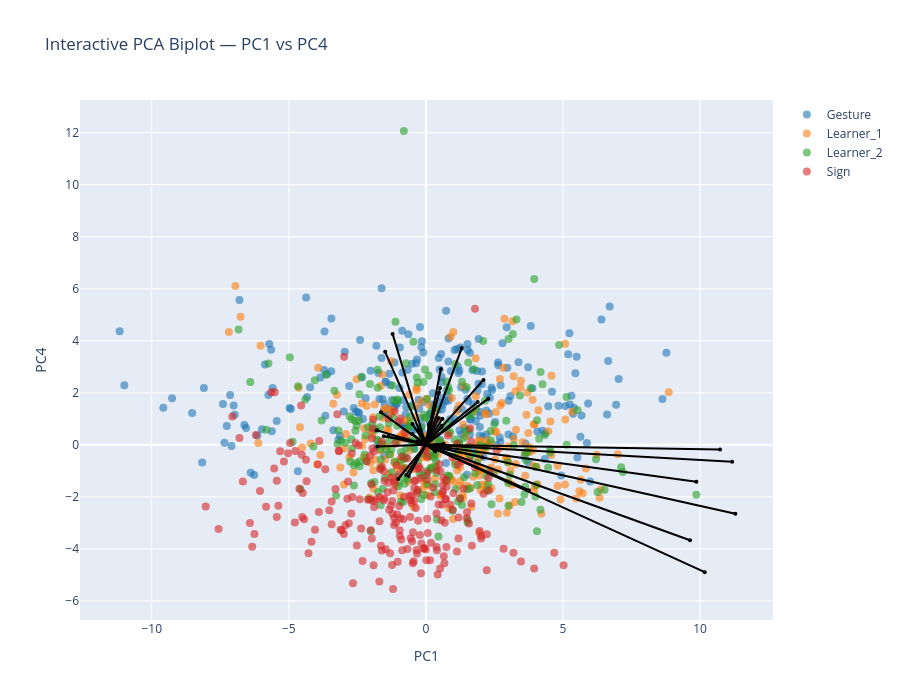

The notebook cell this image was saved under:
### Markdown cell above
### Biplot PC1-PC4

### Code cell
pcs_to_plot = [1, 4]  # PC1–PC2

sig_features_GS = (
    df_sig_vars_GS[
        (df_sig_vars_GS["sig_loading"]) &
        (df_sig_vars_GS["PC"].isin(pcs_to_plot))
    ]["feature"]
    .unique()
)

feature_names = df_clean.columns[:-1]
selected_vars = [feature_names.get_loc(f) for f in sig_features_GS if f in feature_names]

arrow_strength = (
    df_sig_vars_GS[df_sig_vars_GS["PC"].isin(pcs_to_plot)]
    .groupby("feature")["index_loading"]
    .mean()
    .to_dict()
)

interactive_PCA_biplot(
    score=x_new_GS, 
    coeff=loadings_GS, 
    labels=feature_names, 
    y=y, 
    selected_vars=selected_vars, 
    pc_x=pcs_to_plot[0], pc_y=pcs_to_plot[1],
    show_labels=False,
    le=le,
    arrow_strength=arrow_strength
)

# static plot
static_PCA_biplot(
    score=x_new_GS, 
    coeff=loadings_GS, 
    labels=feature_names, 
    y=y, 
    selected_vars=selected_vars, 
    pc_x=pcs_to_plot[0], pc_y=pcs_to_plot[1],
    show_labels=False,
    arrow_strength=arrow_strength,
    le=le,
    save_path=os.path.join(curfolder, "Plots", "PCA_GS_all_PC1_4_biplot.png")
)

### Figure 1 — Plotly figure (JSON) as saved in the notebook; plotly's stock layout.template omitted (floating-point values rounded to 4 significant figures; data arrays with more than 128 entries replaced by an {"elided": "..."} marker saying what was removed)
{"data": [{"hoverinfo": "text", "marker": {"color": "#1f77b4", "opacity": 0.6, "size": 8}, "mode": "markers", "name": "Gesture", "showlegend": true, "text": {"elided": "248 str values"}, "type": "scatter", "x": {"elided": "248 float values"}, "y": {"elided": "248 float values"}}, {"hoverinfo": "text", "marker": {"color": "#ff7f0e", "opacity": 0.6, "size": 8}, "mode": "markers", "name": "Learner_1", "showlegend": true, "text": {"elided": "244 str values"}, "type": "scatter", "x": {"elided": "244 float values"}, "y": {"elided": "244 float values"}}, {"hoverinfo": "text", "marker": {"color": "#2ca02c", "opacity": 0.6, "size": 8}, "mode": "markers", "name": "Learner_2", "showlegend": true, "text": {"elided": "240 str values"}, "type": "scatter", "x": {"elided": "240 float values"}, "y": {"elided": "240 float values"}}, {"hoverinfo": "text", "marker": {"color": "#d62728", "opacity": 0.6, "size": 8}, "mode": "markers", "name": "Sign", "showlegend": true, "text": {"elided": "239 str values"}, "type": "scatter", "x": {"elided": "239 float values"}, "y": {"elided": "239 float values"}}, {"hoverinfo": "text", "hovertext": "gross__magnitude__arm_speed_Gmean", "line": {"color": "black"}, "marker": {"size": 4}, "mode": "lines+markers", "showlegend": false, "textposition": "top center", "type": "scatter", "x": [0, 0.6518], "y": [0, 0.03632]}, {"hoverinfo": "text", "hovertext": "gross__variability__arm_speed_Gstd", "line": {"color": "black"}, "marker": {"size": 4}, "mode": "lines+markers", "showlegend": false, "textposition": "top center", "type": "scatter", "x": [0, 10.73], "y": [0, -0.1808]}, {"hoverinfo": "text", "hovertext": "gross__magnitude__arm_speed_peak_mean", "line": {"color": "black"}, "marker": {"size": 4}, "mode": "lines+markers", "showlegend": false, "textposition": "top center", "type": "scatter", "x": [0, 9.867], "y": [0, -1.422]}, {"hoverinfo": "text", "hovertext": "gross__variability__arm_speed_peak_std", "line": {"color": "black"}, "marker": {"size": 4}, "mode": "lines+markers", "showlegend": false, "textposition": "top center", "type": "scatter", "x": [0, 0.5799], "y": [0, 0.7366]}, {"hoverinfo": "text", "hovertext": "gross__rhythm__arm_speed_peak_n", "line": {"color": "black"}, "marker": {"size": 4}, "mode": "lines+markers", "showlegend": false, "textposition": "top center", "type": "scatter", "x": [0, -1.486], "y": [0, 3.575]}, {"hoverinfo": "text", "hovertext": "gross__rhythm__arm_speed_peak_rate", "line": {"color": "black"}, "marker": {"size": 4}, "mode": "lines+markers", "showlegend": false, "textposition": "top center", "type": "scatter", "x": [0, -1.794], "y": [0, 0.5612]}, {"hoverinfo": "text", "hovertext": "gross__rhythm__arm_speed_mod_depth", "line": {"color": "black"}, "marker": {"size": 4}, "mode": "lines+markers", "showlegend": false, "textposition": "top center", "type": "scatter", "x": [0, 10.17], "y": [0, -4.899]}, {"hoverinfo": "text", "hovertext": "gross__magnitude__arm_acc_Gmean", "line": {"color": "black"}, "marker": {"size": 4}, "mode": "lines+markers", "showlegend": false, "textposition": "top center", "type": "scatter", "x": [0, 3.759], "y": [0, -1.743]}, {"hoverinfo": "text", "hovertext": "gross__variability__arm_acc_Gstd", "line": {"color": "black"}, "marker": {"size": 4}, "mode": "lines+markers", "showlegend": false, "textposition": "top center", "type": "scatter", "x": [0, 11.17], "y": [0, -0.6546]}, {"hoverinfo": "text", "hovertext": "gross__magnitude__arm_acc_peak_mean", "line": {"color": "black"}, "marker": {"size": 4}, "mode": "lines+markers", "showlegend": false, "textposition": "top center", "type": "scatter", "x": [0, 11.29], "y": [0, -2.648]}, {"hoverinfo": "text", "hovertext": "gross__variability__arm_acc_peak_std", "line": {"color": "black"}, "marker": {"size": 4}, "mode": "lines+markers", "showlegend": false, "textposition": "top center", "type": "scatter", "x": [0, 1.889], "y": [0, 1.649]}, {"hoverinfo": "text", "hovertext": "gross__rhythm__arm_acc_peak_n", "line": {"color": "black"}, "marker": {"size": 4}, "mode": "lines+markers", "showlegend": false, "textposition": "top center", "type": "scatter", "x": [0, -1.214], "y": [0, 4.265]}, {"hoverinfo": "text", "hovertext": "gross__rhythm__arm_acc_peak_rate", "line": {"color": "black"}, "marker": {"size": 4}, "mode": "lines+markers", "showlegend": false, "textposition": "top center", "type": "scatter", "x": [0, -1.637], "y": [0, 1.247]}, {"hoverinfo": "text", "hovertext": "gross__rhythm__arm_acc_mod_depth", "line": {"color": "black"}, "marker": {"size": 4}, "mode": "lines+markers", "showlegend": false, "textposition": "top center", "type": "scatter", "x": [0, 9.635], "y": [0, -3.672]}, {"hoverinfo": "text", "hovertext": "gross__magnitude__arm_speed_integral", "line": {"color": "black"}, "marker": {"size": 4}, "mode": "lines+markers", "showlegend": false, "textposition": "top center", "type": "scatter", "x": [0, 2.102], "y": [0, 2.494]}, {"hoverinfo": "text", "hovertext": "gross__rhythm__arm_speed_sampen", "line": {"color": "black"}, "marker": {"size": 4}, "mode": "lines+markers", "showlegend": false, "textposition": "top center", "type": "scatter", "x": [0, -1.771], "y": [0, -0.06194]}, {"hoverinfo": "text", "hovertext": "gross__smoothness__arm_intermittency", "line": {"color": "black"}, "marker": {"size": 4}, "mode": "lines+markers", "showlegend": false, "textposition": "top center", "type": "scatter", "x": [0, 1.308], "y": [0, 3.719]}, {"hoverinfo": "text", "hovertext": "gross__smoothness__arm_sparc", "line": {"color": "black"}, "marker": {"size": 4}, "mode": "lines+markers", "showlegend": false, "textposition": "top center", "type": "scatter", "x": [0, -0.5006], "y": [0, 0.4294]}, {"hoverinfo": "text", "hovertext": "gross__rhythm__band1_band_power_totalarm", "line": {"color": "black"}, "marker": {"size": 4}, "mode": "lines+markers", "showlegend": false, "textposition": "top center", "type": "scatter", "x": [0, 2.054], "y": [0, -0.4742]}, {"hoverinfo": "text", "hovertext": "gross__rhythm__band1_centroid_totalarm", "line": {"color": "black"}, "marker": {"size": 4}, "mode": "lines+markers", "showlegend": false, "textposition": "top center", "type": "scatter", "x": [0, -1.008], "y": [0, -1.314]}, {"hoverinfo": "text", "hovertext": "gross__rhythm__band1_entropy_totalarm", "line": {"color": "black"}, "marker": {"size": 4}, "mode": "lines+markers", "showlegend": false, "textposition": "top center", "type": "scatter", "x": [0, -0.06954], "y": [0, 0.05686]}, {"hoverinfo": "text", "hovertext": "gross__rhythm__band2_band_power_totalarm", "line": {"color": "black"}, "marker": {"size": 4}, "mode": "lines+markers", "showlegend": false, "textposition": "top center", "type": "scatter", "x": [0, -1.37], "y": [0, 0.3276]}, {"hoverinfo": "text", "hovertext": "gross__rhythm__band2_centroid_totalarm", "line": {"color": "black"}, "marker": {"size": 4}, "mode": "lines+markers", "showlegend": false, "textposition": "top center", "type": "scatter", "x": [0, -0.4898], "y": [0, 0.7974]}, {"hoverinfo": "text", "hovertext": "gross__rhythm__band2_entropy_totalarm", "line": {"color": "black"}, "marker": {"size": 4}, "mode": "lines+markers", "showlegend": false, "textposition": "top center", "type": "scatter", "x": [0, -0.281], "y": [0, 0.5624]}, {"hoverinfo": "text", "hovertext": "gross__rhythm__band3_band_power_totalarm", "line": {"color": "black"}, "marker": {"size": 4}, "mode": "lines+markers", "showlegend": false, "textposition": "top center", "type": "scatter", "x": [0, -1.533], "y": [0, 0.3256]}, {"hoverinfo": "text", "hovertext": "gross__rhythm__band3_centroid_totalarm", "line": {"color": "black"}, "marker": {"size": 4}, "mode": "lines+markers", "showlegend": false, "textposition": "top center", "type": "scatter", "x": [0, -0.7134], "y": [0, -1.16]}, {"hoverinfo": "text", "hovertext": "gross__rhythm__band3_entropy_totalarm", "line": {"color": "black"}, "marker": {"size": 4}, "mode": "lines+markers", "showlegend": false, "textposition": "top center", "type": "scatter", "x": [0, -0.626], "y": [0, -1.201]}, {"hoverinfo": "text", "hovertext": "gross__magnitude__bbmv_arms_total", "line": {"color": "black"}, "marker": {"size": 4}, "mode": "lines+markers", "showlegend": false, "textposition": "top center", "type": "scatter", "x": [0, 2.278], "y": [0, 1.775]}, {"hoverinfo": "text", "hovertext": "gross__coordination__arm_coupling", "line": {"color": "black"}, "marker": {"size": 4}, "mode": "lines+markers", "showlegend": false, "textposition": "top center", "type": "scatter", "x": [0, 0.3433], "y": [0, -0.256]}, {"hoverinfo": "text", "hovertext": "gross__proxdist__proximalization_index", "line": {"color": "black"}, "marker": {"size": 4}, "mode": "lines+markers", "showlegend": false, "textposition": "top center", "type": "scatter", "x": [0, -0.1146], "y": [0, 0.1158]}, {"hoverinfo": "text", "hovertext": "fine__variability__thumb_index_std", "line": {"color": "black"}, "marker": {"size": 4}, "mode": "lines+markers", "showlegend": false, "textposition": "top center", "type": "scatter", "x": [0, 0.4675], "y": [0, 1.021]}, {"hoverinfo": "text", "hovertext": "fine__variability__thumb_opposition_std", "line": {"color": "black"}, "marker": {"size": 4}, "mode": "lines+markers", "showlegend": false, "textposition": "top center", "type": "scatter", "x": [0, 0.5617], "y": [0, 0.6698]}, {"hoverinfo": "text", "hovertext": "fine__handshape__handshape_size_mean", "line": {"color": "black"}, "marker": {"size": 4}, "mode": "lines+markers", "showlegend": false, "textposition": "top center", "type": "scatter", "x": [0, 0.5173], "y": [0, 2.188]}, {"hoverinfo": "text", "hovertext": "fine__variability__handshape_size_std", "line": {"color": "black"}, "marker": {"size": 4}, "mode": "lines+markers", "showlegend": false, "textposition": "top center", "type": "scatter", "x": [0, 0.4779], "y": [0, 2.015]}, {"hoverinfo": "text", "hovertext": "fine__variability__handshape_variability", "line": {"color": "black"}, "marker": {"size": 4}, "mode": "lines+markers", "showlegend": false, "textposition": "top center", "type": "scatter", "x": [0, 0.6042], "y": [0, 1.003]}, {"hoverinfo": "text", "hovertext": "fine__smoothness__flexion_intermittency", "line": {"color": "black"}, "marker": {"size": 4}, "mode": "lines+markers", "showlegend": false, "textposition": "top center", "type": "scatter", "x": [0, 0.547], "y": [0, 2.913]}, {"hoverinfo": "text", "hovertext": "fine__coordination__finger_independence", "line": {"color": "black"}, "marker": {"size": 4}, "mode": "lines+markers", "showlegend": false, "textposition": "top center", "type": "scatter", "x": [0, -0.3247], "y": [0, 0.128]}, {"hoverinfo": "text", "hovertext": "fine__variability__flexion_entropy", "line": {"color": "black"}, "marker": {"size": 4}, "mode": "lines+markers", "showlegend": false, "textposition": "top center", "type": "scatter", "x": [0, -0.09038], "y": [0, 0.02741]}, {"hoverinfo": "text", "hovertext": "fine__handshape__fingertip_spread_mean", "line": {"color": "black"}, "marker": {"size": 4}, "mode": "lines+markers", "showlegend": false, "textposition": "top center", "type": "scatter", "x": [0, 0.0519], "y": [0, 0.2146]}, {"hoverinfo": "text", "hovertext": "fine__variability__fingertip_spread_std", "line": {"color": "black"}, "marker": {"size": 4}, "mode": "lines+markers", "showlegend": false, "textposition": "top center", "type": "scatter", "x": [0, 0.02619], "y": [0, 0.2032]}, {"hoverinfo": "text", "hovertext": "fine__handshape__thumb_index_mean", "line": {"color": "black"}, "marker": {"size": 4}, "mode": "lines+markers", "showlegend": false, "textposition": "top center", "type": "scatter", "x": [0, 0.03242], "y": [0, 0.2513]}, {"hoverinfo": "text", "hovertext": "fine__handshape__mcp_tip_mean", "line": {"color": "black"}, "marker": {"size": 4}, "mode": "lines+markers", "showlegend": false, "textposition": "top center", "type": "scatter", "x": [0, 0.1554], "y": [0, 0.8603]}, {"hoverinfo": "text", "hovertext": "fine__variability__mcp_tip_std", "line": {"color": "black"}, "marker": {"size": 4}, "mode": "lines+markers", "showlegend": false, "textposition": "top center", "type": "scatter", "x": [0, 0.1022], "y": [0, 0.7675]}, {"hoverinfo": "text", "hovertext": "fine__magnitude__flexion_speed_mean", "line": {"color": "black"}, "marker": {"size": 4}, "mode": "lines+markers", "showlegend": false, "textposition": "top center", "type": "scatter", "x": [0, 0.08048], "y": [0, 0.2295]}, {"hoverinfo": "text", "hovertext": "fine__variability__flexion_speed_std", "line": {"color": "black"}, "marker": {"size": 4}, "mode": "lines+markers", "showlegend": false, "textposition": "top center", "type": "scatter", "x": [0, 0.0363], "y": [0, 0.103]}], "layout": {"height": 700, "hovermode": "closest", "title": {"text": "Interactive PCA Biplot — PC1 vs PC4"}, "width": 900, "xaxis": {"title": {"text": "PC1"}}, "yaxis": {"title": {"text": "PC4"}}}}
